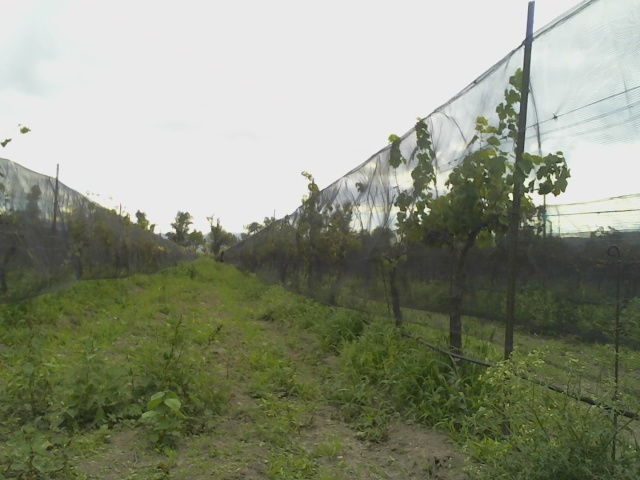
#> input picture scripts/test_images/20221002-223527.jpg, 640 x 480 px
$ jupyter execute chenMethod.ipynb
#> lines starting #> are read from the running program, lines starting #| are printed output that depends on the picture; after the words box and inside, x2 and y2 are one past the last pixel; in counts of white or black regions, pixels touching at a corner belong together
## IMAGE SELECTION

[cell 1]
import cv2
from matplotlib import pyplot as plt
import numpy as np
import math

img = cv2.imread("test_images/20221002-223527.jpg")
#> img is the input picture: shape (480, 640, 3); mean B, G, R 125.7, 144.7, 139.8
img = cv2.imread("test_images/20221002-223338.jpg")
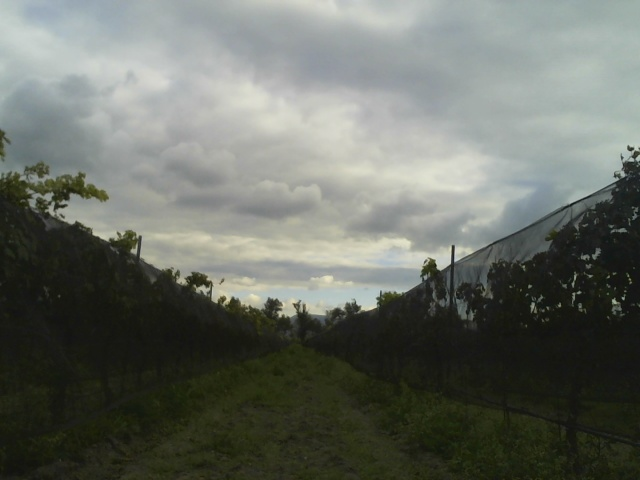
#> input picture scripts/test_images/20221002-223338.jpg, 640 x 480 px
#> img is the input picture: shape (480, 640, 3); mean B, G, R 101.1, 108.8, 104.5
#cv2.imshow("original",img)
#cv2.waitKey(0)
#cv2.destroyAllWindows()

original = cv2.cvtColor(img, cv2.COLOR_BGR2RGB) #Convertion to rgb in order to maintain the same colors in cv2 and pyplot
plt.imshow(original)
plt.show()
image=original

[cell 2]
hsv = cv2.cvtColor(image, cv2.COLOR_BGR2HSV)
#> hsv: shape (480, 640, 3); mean H, S, V 65.7, 47.3, 109.2

min_color = np.array([0,0,0])
max_color = np.array([180,99,181])

colorMask = cv2.inRange(hsv, min_color, max_color)
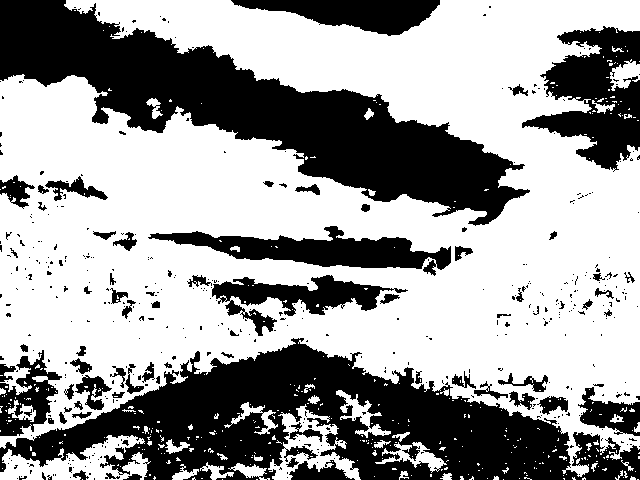
#> colorMask: shape (480, 640); 61.8% white; 454 black regions (383 under 20 px), largest, box (x1, y1, x2, y2) and area: (0, 338, 640, 480) 41332, (0, 0, 530, 226) 39722, (522, 26, 640, 172) 8885

image = cv2.cvtColor(colorMask, cv2.COLOR_BGR2RGB)
plt.imshow(image)
plt.show()

[cell 3]
print(image.shape)
#| (480, 640, 3)
recortar = original[250:480,0:640]
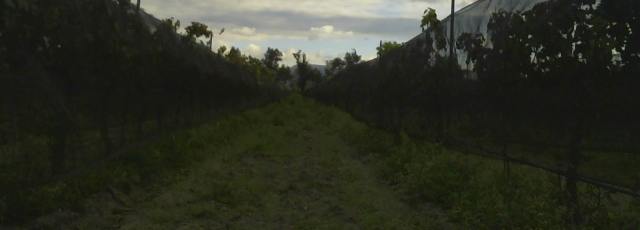
#> recortar: shape (230, 640, 3); mean R, G, B 45.3, 47.6, 36

plt.imshow(recortar)

#image=recortar

## Gray sacale transformation

[cell 4]
gray = cv2.cvtColor(image, cv2.COLOR_RGB2GRAY)
plt.imshow(gray,cmap='gray')
gray.shape
#> Out = (480, 640)

## Gray scale GExG

[cell 5]
x,y,z = original.shape
#> x = 480; y = 640; z = 3
print(x,y)
#| 480 640
frame = np.zeros([x,y])
print(original.shape)
#| (480, 640, 3)
r = original[:,:,0]
g = original[:,:,1]
b = original[:,:,2]
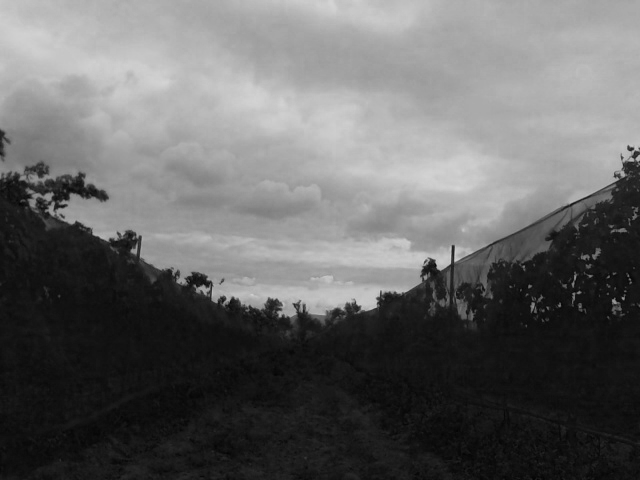
#> b: shape (480, 640); min 3, max 213, mean 101.1

x,y = r.shape

for i in range(x-1):
    for j in range (y-1):
        if g[i,j] < r[i,j] or g[i,j] < b[i,j]:
            frame[i,j] = 0
        else:
            frame[i,j] = 2*g[i,j]-r[i,j]-b[i,j]
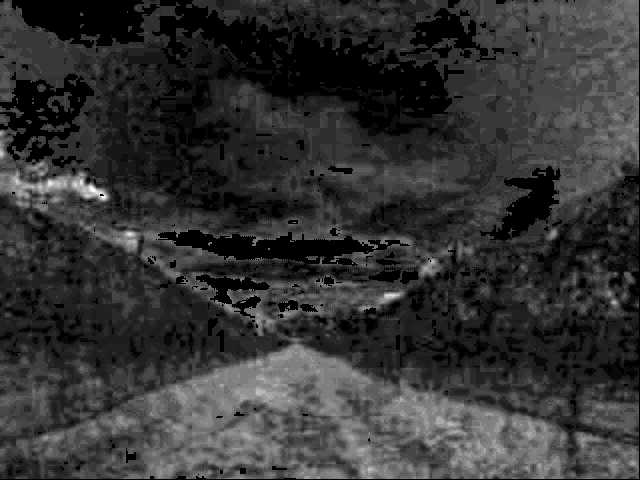
#> frame: shape (480, 640) float64; min 0, max 54, mean 11; drawn with min black and max white


frame = frame.astype('uint8')
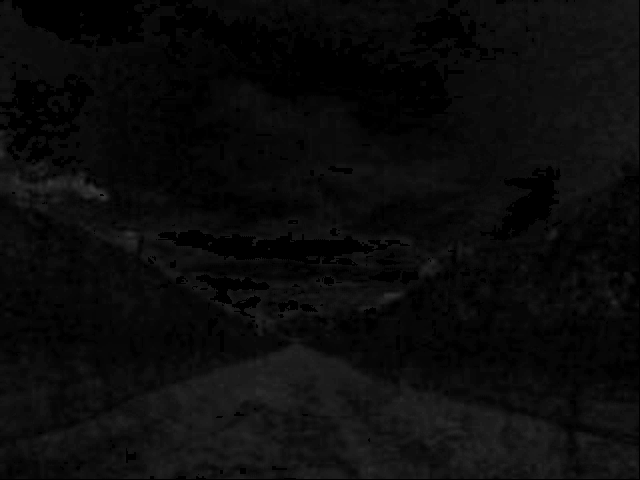
#> frame: shape (480, 640); min 0, max 54, mean 11
plt.imshow(frame,cmap='gray')

## Otsu's Binarization

[cell 6]
blur = cv2.GaussianBlur(frame,(5,5),0)
ret,otsu = cv2.threshold(blur,0,255,cv2.THRESH_BINARY+cv2.THRESH_OTSU)
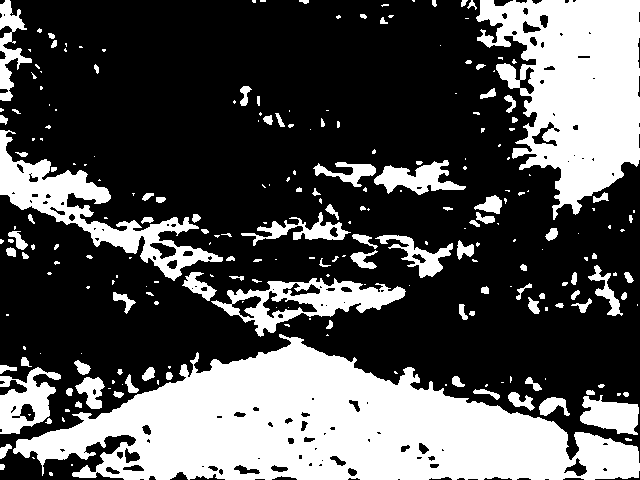
#> otsu: shape (480, 640); 32.7% white; 242 white regions (136 under 20 px)
#> ret = 13
plt.imshow(otsu,cmap='gray')

[cell 7]
contours,hierarchy = cv2.findContours(otsu, cv2.RETR_EXTERNAL, cv2.CHAIN_APPROX_NONE)
#> contours = 238 contours, 159 with area under 20; largest, box (x1, y1, x2, y2) and area: (13, 334, 640, 480) 49318, (476, 0, 640, 220) 22366, (0, 130, 223, 281) 7407, (211, 278, 406, 337) 5004, (0, 367, 61, 434) 2194
output = otsu.copy()
maxContour = 0
for contour in contours:
    contourSize = cv2.contourArea(contour)
    if contourSize > maxContour:
        maxContour = contourSize
        maxContourData = contour
#> this loop made 238 passes
#> (contourSize, maxContour) on passes 1, 3, 5, 11, 12, 38, 47: (8, 8), (18, 18), (77.5, 77.5), (308, 308), (1433.5, 1433.5), (2193.5, 2193.5), (49318.5, 49318.5)
#> contourSize on passes 6, 7, 8, 9, 10, 13: 9, 18, 4.5, 7.5, 24.5, 5.5
#> after the loop, maxContour = 49318.5; maxContourData = contour of 1831 points, box (x1, y1, x2, y2) (13, 334, 640, 480), area 49318

# Create a mask from the largest contour
mask = np.zeros_like(otsu)
mask = mask.astype('uint8')
mask=cv2.fillPoly(mask,[maxContourData],1)
#> mask: shape (480, 640); values 0 (black) and 1 (white), 16.4% white; 1 white region, box (x1, y1, x2, y2) and area: (13, 334, 640, 480) 50235

plt.imshow(mask,cmap='gray')

## MORPHOLOGICAL OPERATIONS

[cell 8]
#Erosion
kernel = np.array([[1,1,1],[1,1,1],[1,1,1]])
closing = cv2.morphologyEx(mask,cv2.MORPH_CLOSE,kernel,iterations=10)
#> closing: shape (480, 640); values 0 (black) and 1 (white), 17.3% white; 1 white region, box (x1, y1, x2, y2) and area: (13, 334, 640, 480) 53083
opening = cv2.morphologyEx(closing,cv2.MORPH_OPEN,kernel,iterations=10)
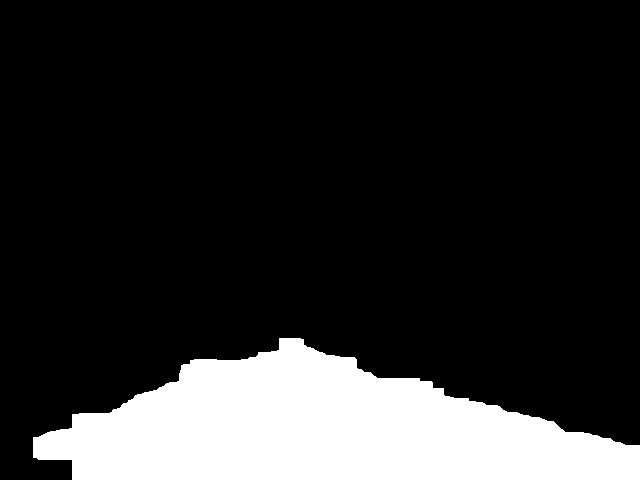
#> opening: shape (480, 640); values 0 (black) and 1 (white), 17.1% white; 1 white region, box (x1, y1, x2, y2) and area: (33, 338, 640, 480) 52524
#closing = ~closing

plt.imshow(closing,cmap='gray')
plt.show()

## EDGE DETECTION

[cell 9]
edges = cv2.Canny(otsu,50,150,apertureSize = 3)
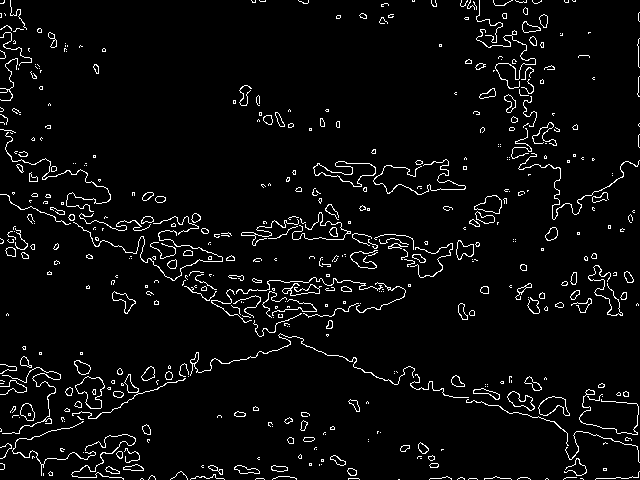
#> edges: shape (480, 640); 4.3% white in thin lines or dots

plt.imshow(edges,cmap='gray')
plt.show()

## LINE DETECTION

[cell 10]
lines = cv2.HoughLines(closing,1,np.pi/180,200)
#> lines = 585 rows, first 8: [450, 1.61], [449, 1.57], [448, 1.61], [444, 1.62], [439, 1.61], [440, 1.62], [445, 1.57], [441, 1.59]
if lines is not None:
    for i in range(0, len(lines)):
        rho = lines[i][0][0]
        theta = lines[i][0][1]
        a = math.cos(theta)
        b = math.sin(theta)
        x0 = a * rho
        y0 = b * rho
        pt1 = (int(x0 + 1000*(-b)), int(y0 + 1000*(a)))
        pt2 = (int(x0 - 1000*(-b)), int(y0 - 1000*(a)))
        cv2.line(image, pt1, pt2, (0,255,255), 3)
        print('line',i)
#> this loop made 585 passes
#> (rho, theta, a, b, x0, y0, pt1, pt2) on passes 1 to 3: (450, 1.61, -0.0349, 0.999, -15.7, 449.7, (-1015, 414), (983, 484)), (449, 1.57, -4.37e-08, 1, -1.96e-05, 449, (-1000, 448), (999, 449)), (448, 1.61, -0.0349, 0.999, -15.63, 447.7, (-1015, 412), (983, 482))
#| line 0
#| line 1
#| line 2
#| line 3
#| line 4
#| line 5
#| line 6
#| line 7
#> (further printed lines are left out)
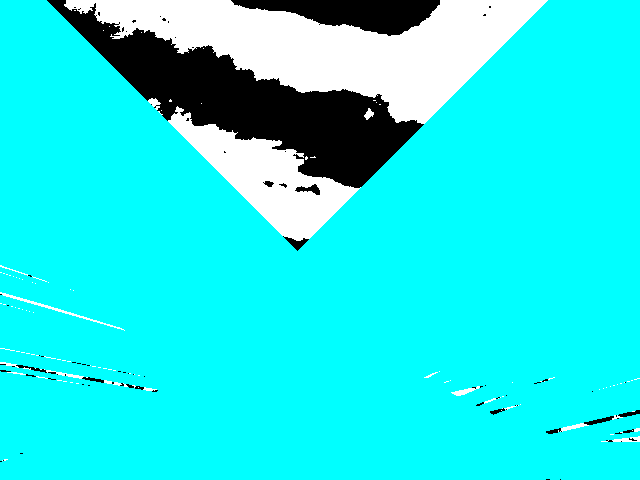
#> image: shape (480, 640, 3); mean R, G, B 31.3, 232.4, 232.4
else:
    print("NO LINES DETECTED")
#cv2.imshow('houghlines',img)

plt.imshow(image)
plt.show()
